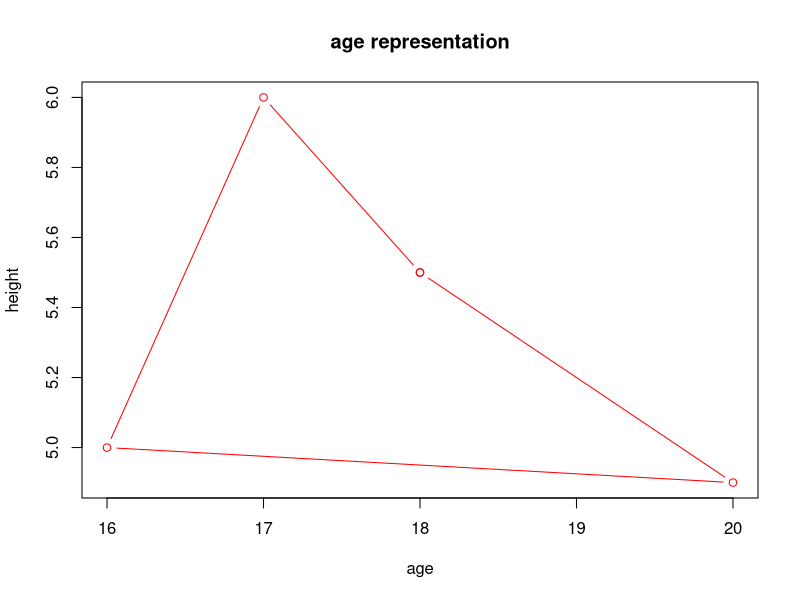

The R script that drew this image:
age=c(18,20,16,17,18)
height=c(5.5,4.9,5.0,6.0,5.5)
plot(age,height,type="b",xlab="age",ylab="height",col="red",main="age representation")